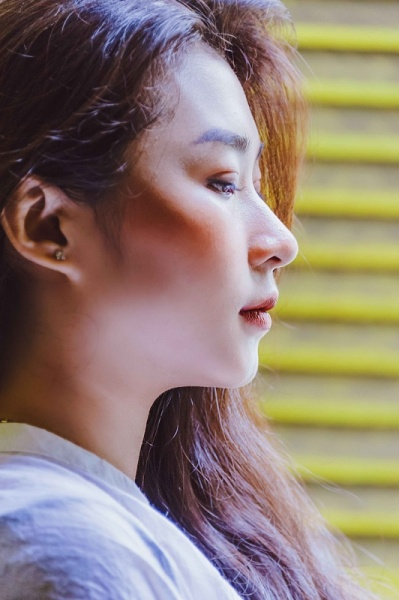
#> input picture data/images/img_001.jpg, 399 x 600 px
$ python main.py
#> lines starting #> are read from the running program, lines starting #| are printed output that depends on the picture
### shared/common.py
"""고3 초급 프로젝트 공통 입출력/모델 로딩 함수. 교사가 검토 후 수정하세요."""
from pathlib import Path
import csv
import cv2
import numpy as np

PACK_ROOT = Path(__file__).resolve().parents[1]
MODELS = PACK_ROOT / "shared" / "models"


def read_image(path):
    """한글 Windows 경로에도 대응하는 이미지 읽기."""
    path = Path(path)
    if not path.is_file():
        raise FileNotFoundError(f"이미지 파일이 없습니다: {path}")
    raw = np.fromfile(str(path), dtype=np.uint8)
    image = cv2.imdecode(raw, cv2.IMREAD_COLOR)
#> image is the input picture: shape (600, 399, 3); mean B, G, R 116.9, 126.7, 143.4
    if image is None:
        raise ValueError(f"이미지 형식/내용을 확인하세요: {path}")
    return image


def save_image(path, image):
    """원본을 보존한 채 이미지 결과만 출력 경로에 저장."""
    path = Path(path)
    path.parent.mkdir(parents=True, exist_ok=True)
    extension = path.suffix.lower() or ".jpg"
    ok, encoded = cv2.imencode(extension, image)
    if not ok:
        raise OSError(f"인코딩 실패: {path}")
    encoded.tofile(str(path))
    return path


def image_files(folder):
    folder = Path(folder)
    if not folder.is_dir():
        raise FileNotFoundError(f"이미지 폴더를 확인하세요: {folder}")
    images = sorted(p for p in folder.iterdir() if p.is_file() and p.suffix.lower() in (".jpg", ".jpeg", ".png", ".bmp"))
    if not images:
        raise FileNotFoundError(f"이미지 폴더에 jpg/png/bmp 파일이 없습니다: {folder}")
    return images


def save_csv(path, fieldnames, rows):
    path = Path(path)
    path.parent.mkdir(parents=True, exist_ok=True)
    with path.open("w", newline="", encoding="utf-8-sig") as f:
        writer = csv.DictWriter(f, fieldnames=fieldnames)
        writer.writeheader()
        writer.writerows(rows)
    return path


# [6 lines left out: function yolo, not called in this run]


def get_cascade():
    filename = MODELS / "haarcascade_frontalface_default.xml"
    if not filename.is_file():
        filename = Path(cv2.data.haarcascades) / "haarcascade_frontalface_default.xml"
    cascade = cv2.CascadeClassifier(str(filename))
    if cascade.empty():
        raise RuntimeError("얼굴 검출기 파일을 읽지 못했습니다")
    return cascade


def detect_faces(cascade, image):
    gray = cv2.cvtColor(image, cv2.COLOR_BGR2GRAY)
    return cascade.detectMultiScale(gray, scaleFactor=1.1, minNeighbors=5, minSize=(30, 30))


# [43 lines left out: functions video_input, video_writer, safe_count, not called in this run]

### project_03_face_blur/source/main.py
"""03: Haar 얼굴 검출 후 픽셀화 모자이크, 원본은 그대로 유지."""
from pathlib import Path
import argparse
import sys
import cv2

ROOT = Path(__file__).resolve().parents[1]
sys.path.insert(0, str(ROOT.parent))
from shared.common import get_cascade, detect_faces, image_files, read_image, save_image, save_csv


def mosaic(image, x, y, w, h):
    h_img, w_img = image.shape[:2]
    x1, y1, x2, y2 = max(0, x), max(0, y), min(w_img, x+w), min(h_img, y+h)
    roi = image[y1:y2, x1:x2]
    if roi.size == 0:
        return
    tiny = cv2.resize(roi, (max(1, (x2-x1)//40), max(1, (y2-y1)//40)),
                      interpolation=cv2.INTER_LINEAR)
    roi[:] = cv2.resize(tiny, (x2-x1, y2-y1), interpolation=cv2.INTER_NEAREST)


def main():
    parser = argparse.ArgumentParser(description="얼굴 자동 모자이크 (검수 필수)")
    parser.add_argument("--input", default=str(ROOT / "data/images"))
    args = parser.parse_args()

    cascade = get_cascade()
    profile_cascade = cv2.CascadeClassifier(cv2.data.haarcascades + 'haarcascade_profileface.xml')

    rows = []
    for path in image_files(args.input):
        image = read_image(path)
        h_img, w_img = image.shape[:2]
#> h_img = 600; w_img = 399
        gray = cv2.cvtColor(image, cv2.COLOR_BGR2GRAY) if len(image.shape) == 3 else image
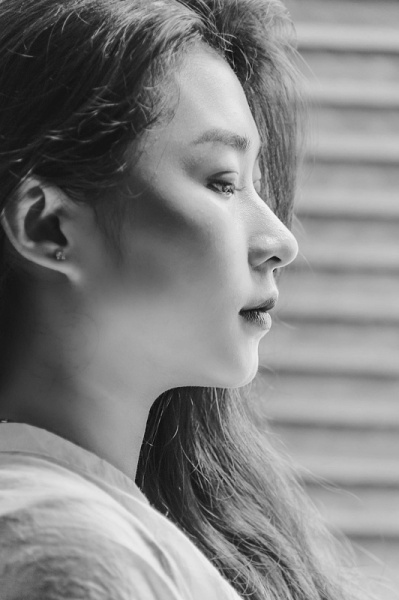
#> gray: shape (600, 399); min 12, max 245, mean 130.6

        # 💡 [정면 검출 강화] minNeighbors를 6~7로 높이고, 최소 크기(minSize)를 키워 오인식 방지
        faces_frontal = cascade.detectMultiScale(gray, scaleFactor=1.1, minNeighbors=6, minSize=(60, 60))
#> faces_frontal = ()

        # 측면 검출 (측면은 1개 정도만 깔끔하게 잡히도록 기존 유지)
        faces_profile1 = profile_cascade.detectMultiScale(gray, scaleFactor=1.1, minNeighbors=5, minSize=(40, 40))
#> faces_profile1 = ()

        # 좌우 반전 측면 검출
        flipped_gray = cv2.flip(gray, 1)
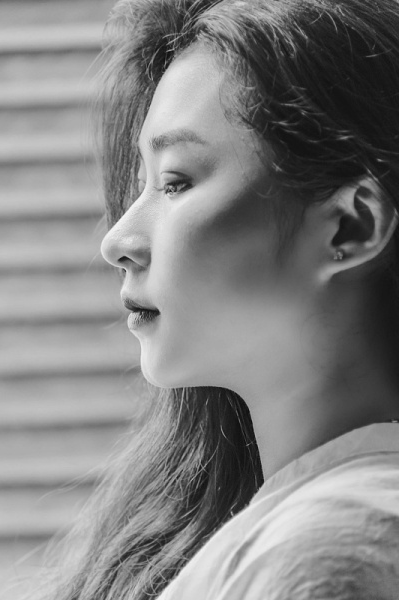
#> flipped_gray: shape (600, 399); min 12, max 245, mean 130.6
        faces_profile2 = profile_cascade.detectMultiScale(flipped_gray, scaleFactor=1.1, minNeighbors=5, minSize=(40, 40))
#> faces_profile2 = ()

        corrected_profile2 = []
        for (x, y, w, h) in faces_profile2:
            new_x = w_img - x - w
            corrected_profile2.append((new_x, y, w, h))
#> this loop made 0 passes
#> after the loop, corrected_profile2 = []

        all_faces = list(faces_frontal) + list(faces_profile1) + list(corrected_profile2)
#> all_faces = []

        print(f"[{path.name}] 정면: {len(faces_frontal)}개 | 측면1: {len(faces_profile1)}개 | 측면2(반전): {len(corrected_profile2)}개")
#| [img_001.jpg] 정면: 0개 | 측면1: 0개 | 측면2(반전): 0개

        # 모자이크 적용 (여유 패딩 10% 추가)
        for x, y, w, h in all_faces:
            pad_w = int(w * 0.1)
            pad_h = int(h * 0.1)
            nx = max(0, x - pad_w)
            ny = max(0, y - pad_h)
            nw = w + (pad_w * 2)
            nh = h + (pad_h * 2)
            mosaic(image, int(nx), int(ny), int(nw), int(nh))

        save_image(ROOT / "outputs" / f"{path.stem}_mosaic.jpg", image)
        rows.append({"filename": path.name, "detected_faces": len(all_faces)})
#> pass 2 of the loop in main, `for path in image_files(args.input):`:
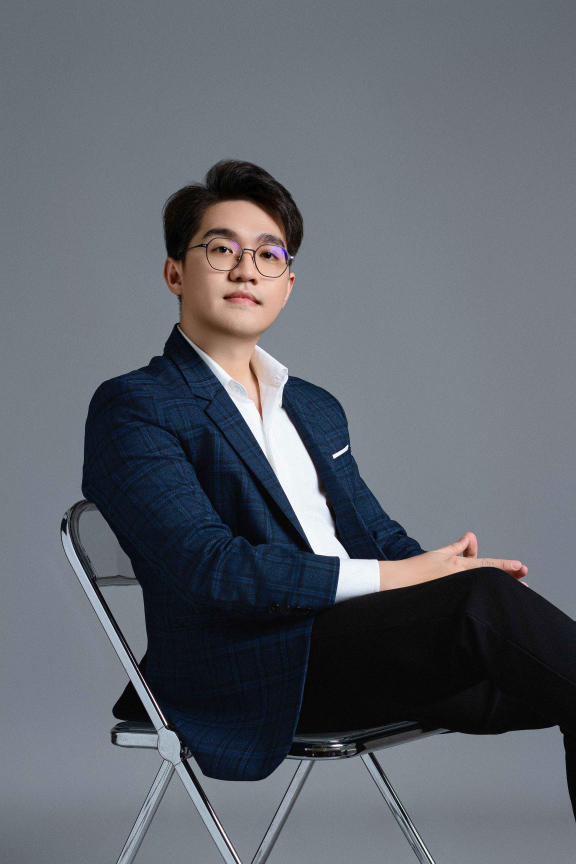
#> input picture data/images/img_002.jpg, 1728 x 2592 px (shown at 1/3 size)
#> in read_image, image is the input picture: shape (2592, 1728, 3); mean B, G, R 108.7, 101.1, 95.7
#> gray: shape (2592, 1728)
#> faces_frontal = [[522, 584, 429, 429]]
#> in main, `flipped_gray = cv2.flip(gray, 1)`:
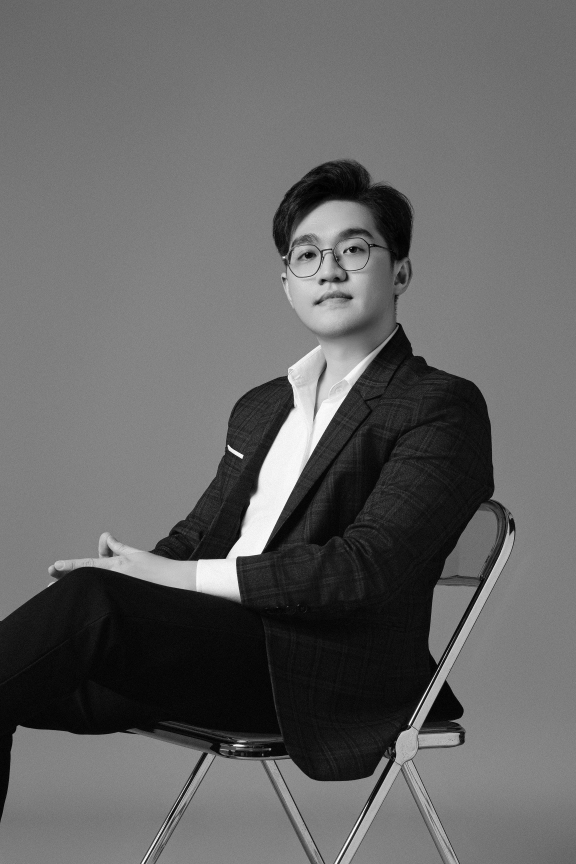
#> flipped_gray: shape (2592, 1728) (shown at 1/3 size); min 0, max 255, mean 100.3
#> faces_profile2 = [[868, 576, 409, 409]]
#> the loop in main, `for (x, y, w, h) in faces_profile2:` made 1 pass
#> (x, y, w, h, new_x) on pass 1: (868, 576, 409, 409, 451)
#> after the loop in main, `for (x, y, w, h) in faces_profile2:`: corrected_profile2 = [(451, 576, 409, 409)]
#> all_faces = [[522, 584, 429, 429], (451, 576, 409, 409)]
#| [img_002.jpg] 정면: 1개 | 측면1: 0개 | 측면2(반전): 1개
#> the loop in main, `for x, y, w, h in all_faces:` made 2 passes
#> (x, y, w, h, pad_w, pad_h, nx, ny) on passes 1 to 2: (522, 584, 429, 429, 42, 42, 480, 542), (451, 576, 409, 409, 40, 40, 411, 536)
#> pass 2, in mosaic (call 2), `roi = image[y1:y2, x1:x2]`:
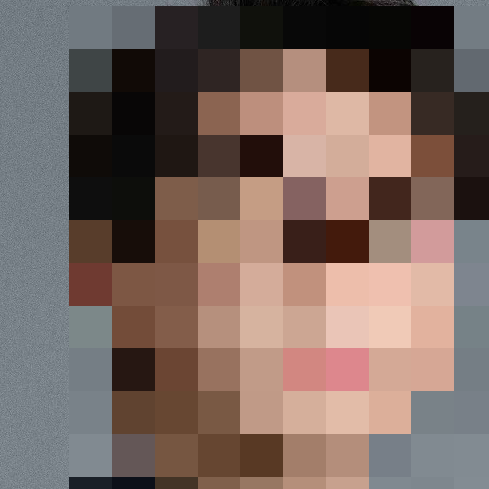
#> roi: shape (489, 489, 3); mean B, G, R 95.6, 102.6, 120.9

    save_csv(ROOT / "outputs/face_mosaic_results.csv", ["filename", "detected_faces"], rows)
    print("주의: 얼굴 검출 누락 가능. 비식별화 완료로 단정하지 말고 수동 검수하세요.")

if __name__ == "__main__":
    main()
